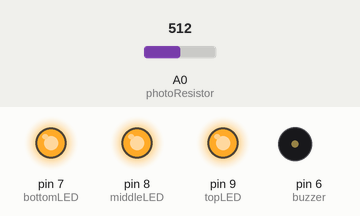
This sketch was run on a simulated Arduino Uno, built with avr-gcc and run on an emulated ATmega328P. On the bench: output pins drawn as LEDs (lit = HIGH), buzzer (waves = sounding). The inputs (shaded band) are chosen by the test bench; at power-on: A0 (photoResistor) = 512.

Above: at 1.2 s.
1.3 s: A0 (photoResistor) set to 582
2.8 s: A0 (photoResistor) set to 610
At 3.8 s:
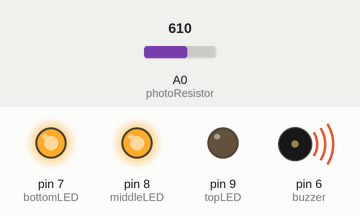
4.3 s: A0 (photoResistor) set to 690
At 5.4 s:
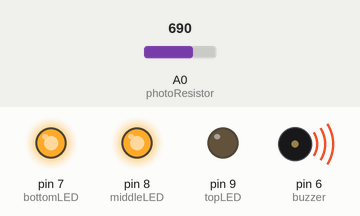
5.8 s: A0 (photoResistor) set to 713
At 6.1 s:
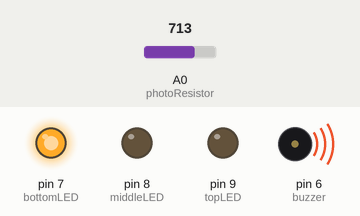
7.3 s: A0 (photoResistor) set to 783
At 8.4 s:
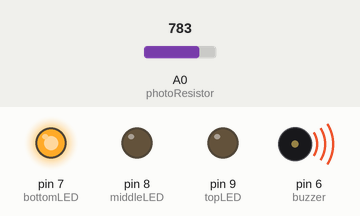
8.8 s: A0 (photoResistor) set to 811
At 9.6 s:
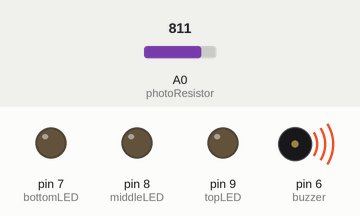
Timing chart, 0 to 11.3 s (numbered marks = the images above; inputs shaded):
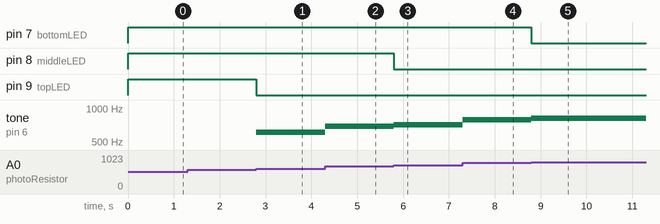

The sketch:

light_detect.ino
```cpp
const int topLED = 9;
const int middleLED = 8;
const int bottomLED = 7;

const int buzzer = 6;

const int photoResistor = A0;

const int variance = 100;
const int lowLight = 600;
const int mediumLight = lowLight + variance;
const int brightLight = mediumLight + variance;

void setup() {
    pinMode(topLED, OUTPUT);
    pinMode(middleLED, OUTPUT);
    pinMode(bottomLED, OUTPUT);
    pinMode(buzzer, OUTPUT);

    Serial.begin(9600);
}

void loop() {

    int lightValue = analogRead(photoResistor);

    if (lightValue <= lowLight) {
        noTone(buzzer);
    }
    else {
        tone(buzzer, lightValue);
    }

    if (lightValue <= lowLight) {
        digitalWrite(topLED, HIGH);
        digitalWrite(middleLED, HIGH);
        digitalWrite(bottomLED, HIGH);
    }
    else if (lightValue > lowLight && lightValue <= mediumLight) {
        digitalWrite(topLED, LOW);
        digitalWrite(middleLED, HIGH);
        digitalWrite(bottomLED, HIGH);
    }
    else if (lightValue > mediumLight && lightValue <= brightLight) {
        digitalWrite(topLED, LOW);
        digitalWrite(middleLED, LOW);
        digitalWrite(bottomLED, HIGH);
    }
    else {
        digitalWrite(topLED, LOW);
        digitalWrite(middleLED, LOW);
        digitalWrite(bottomLED, LOW);

    }

}
```

Measured:
- the behaviour switches between 600 and 601 on A0 (photoResistor) (found by bisection; images 0 and 1)
- the behaviour switches between 700 and 701 on A0 (photoResistor) (found by bisection; images 2 and 3)
- the behaviour switches between 800 and 801 on A0 (photoResistor) (found by bisection; images 4 and 5)
- after the input at 1.3 s, every drawn part: stays the same
- after the input at 2.8 s, pin 9 (topLED): HIGH → LOW at once; tone on pin 6 (buzzer): silent → 610 Hz at once
- after the input at 4.3 s, tone on pin 6 (buzzer): 610 Hz → 690 Hz at once
- after the input at 5.8 s, pin 8 (middleLED): HIGH → LOW at once; tone on pin 6 (buzzer): 690 Hz → 713 Hz at once
- after the input at 7.3 s, tone on pin 6 (buzzer): 713 Hz → 783 Hz at once
- after the input at 8.8 s, pin 7 (bottomLED): HIGH → LOW at once; tone on pin 6 (buzzer): 783 Hz → 811 Hz at once
